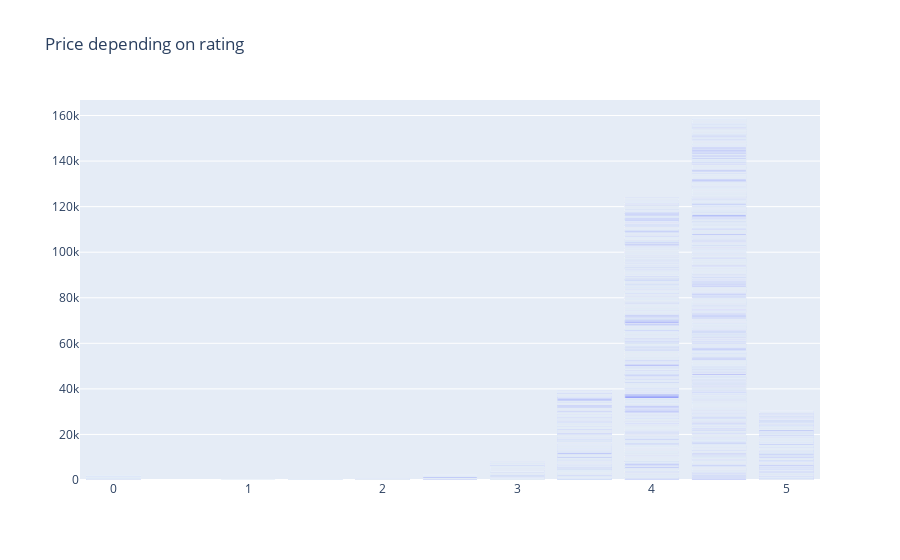

The notebook cell saved with this chart:
### Code cell
trace = go.Bar(x=high['rating'], y=high['price'])

layout = go.Layout(title='Price depending on rating')

fig = go.Figure(data=trace, layout=layout)
fig

### Figure 1 — Plotly figure (JSON) as saved in the notebook; plotly's stock layout.template omitted (floating-point values rounded to 4 significant figures; data arrays with more than 128 entries replaced by an {"elided": "..."} marker saying what was removed)
{"data": [{"type": "bar", "x": {"elided": "7631 float values"}, "y": {"elided": "7631 float values"}}], "layout": {"title": {"text": "Price depending on rating"}}}
